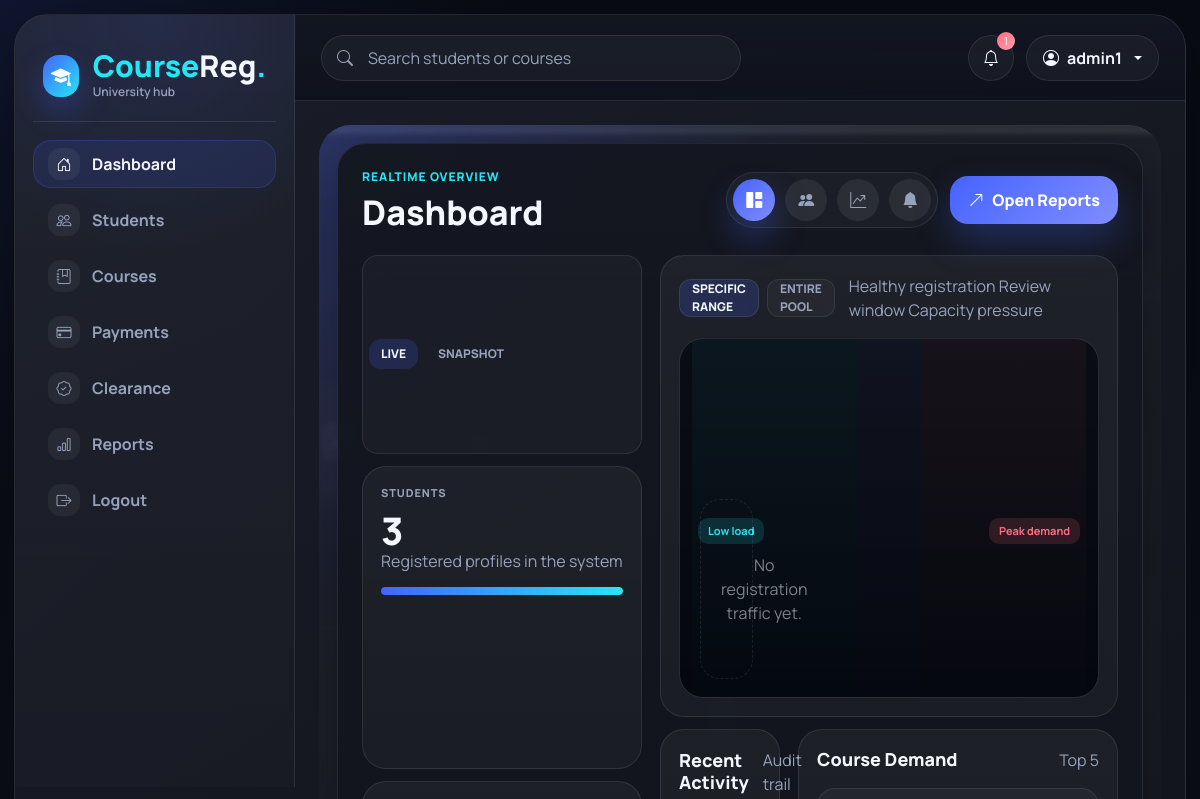
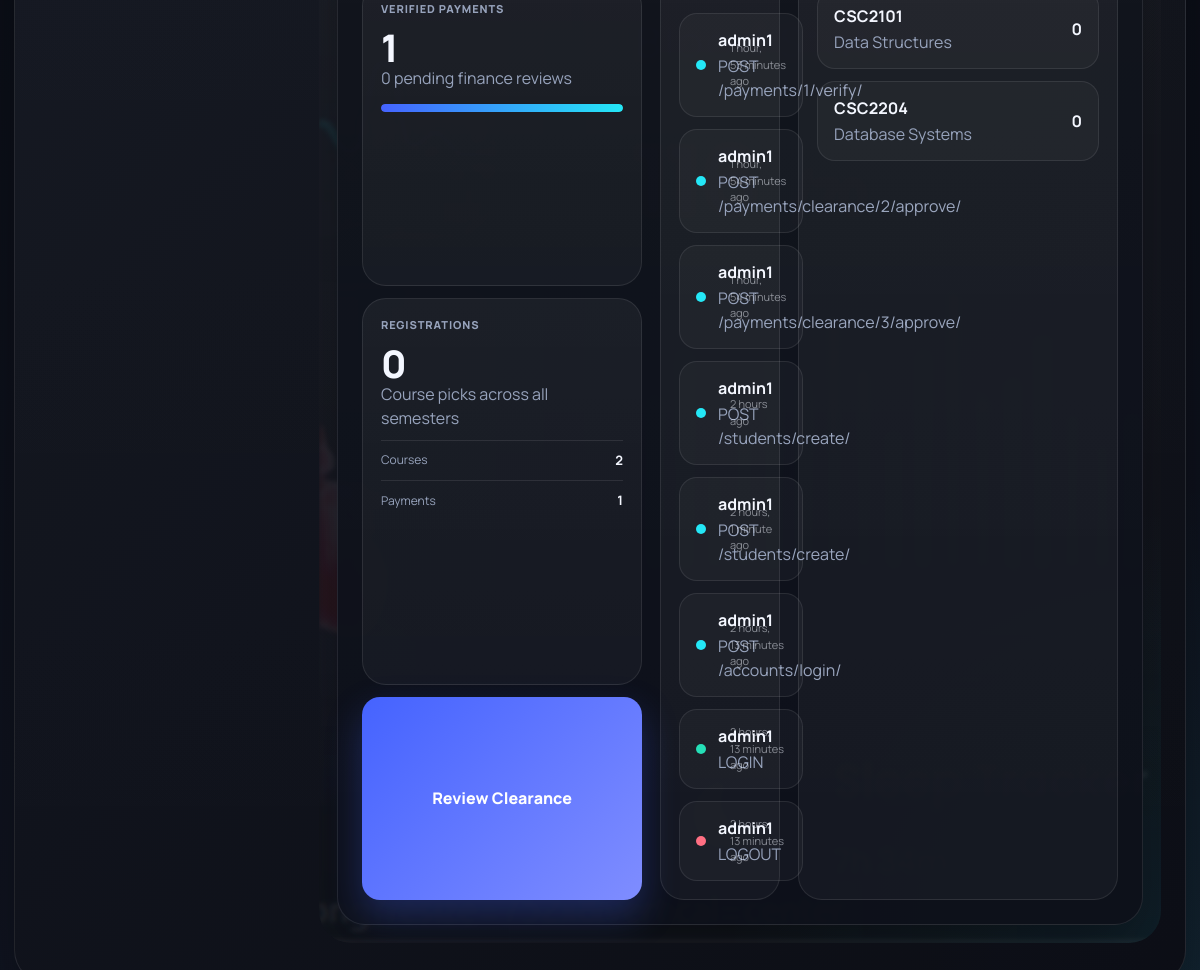
Page /accounts/dashboard/ (signed in) on the committed database (2 pictures, top to bottom).
### apps/accounts/models.py (models this page shows, shortened)
class User(AbstractUser):
    class Roles(models.TextChoices):
        ADMIN = "ADMIN", "Admin"
        STUDENT = "STUDENT", "Student"
    role = models.CharField(max_length=20, choices=Roles.choices, default=Roles.STUDENT)
    created_at = models.DateTimeField(default=timezone.now)
    @property
    def is_admin_role(self):
        return self.role == self.Roles.ADMIN or self.is_staff

class AuditLog(models.Model):
    user = models.ForeignKey(settings.AUTH_USER_MODEL, on_delete=models.SET_NULL, null=True, blank=True)
    action = models.CharField(max_length=255)
    timestamp = models.DateTimeField(auto_now_add=True)
    ip_address = models.GenericIPAddressField(null=True, blank=True)
    class Meta:
        ordering = ["-timestamp"]

### apps/courses/models.py (models this page shows, shortened)
class Course(models.Model):
    code = models.CharField(max_length=20, unique=True)
    title = models.CharField(max_length=200)
    credit_units = models.PositiveSmallIntegerField()
    department = models.CharField(max_length=120)
    prerequisites = models.ManyToManyField("self", blank=True, symmetrical=False)
    semester = models.CharField(max_length=20)
    capacity = models.PositiveIntegerField(default=80)
    day_of_week = models.PositiveSmallIntegerField(choices=[(i, d) for i, d in enumerate(["Mon", "Tue", "Wed", "Thu", "Fri", "Sat", "Sun"], 1)])
    start_time = models.TimeField()
    end_time = models.TimeField()
    class Meta:
        ordering = ["code"]

### apps/accounts/views.py (the view)
# urls.py: path("dashboard/", dashboard, name="dashboard"),
@login_required
def dashboard(request):
    registrations_by_semester = list(
        Registration.objects.values("semester").annotate(total=Count("id")).order_by("semester")[:6]
    )
    course_popularity = list(
        Course.objects.annotate(total=Count("registrations")).order_by("-total", "code")[:5]
    )
    context = {
        "total_students": Student.objects.count(),
        "total_payments": Payment.objects.count(),
        "total_registrations": Registration.objects.count(),
        "total_courses": Course.objects.count(),
        "verified_payments": Payment.objects.filter(status=Payment.Status.VERIFIED).count(),
        "pending_payments": Payment.objects.filter(status=Payment.Status.PENDING).count(),
        "registrations_by_semester": registrations_by_semester,
        "course_popularity": course_popularity,
        "recent_logs": AuditLog.objects.select_related("user")[:8],
    }
    if request.user.role == request.user.Roles.STUDENT:
        context["student"] = getattr(request.user, "student_profile", None)
        context["registrations"] = Registration.objects.filter(student=context["student"]).select_related("course") if context["student"] else []
    return render(request, "dashboard.html", context)

### apps/notifications/context_processors.py (called while the page is built)
def unread_notifications(request):
    if not request.user.is_authenticated or not hasattr(request.user, "student_profile"):
        return {"unread_notifications_count": 0}
    return {
        "unread_notifications_count": request.user.student_profile.notifications.filter(is_read=False).count()
    }

### templates/dashboard.html (shortened to what this page needs)
{% extends "base.html" %}
{% load static %}
{% block body_class %}dashboard-page{% endblock %}
{% block content %}
<section class="dashboard-stage">
  <div class="dashboard-console">
    <div class="dashboard-console__top">
      <div>
        <p class="eyebrow dashboard-eyebrow">Realtime Overview</p>
        <h1>Dashboard</h1>
      </div>
      <div class="dashboard-console__actions">
        <div class="dashboard-orbit">
          <span class="is-active"><i class="bi bi-grid-1x2-fill"></i></span>
          <span><i class="bi bi-people-fill"></i></span>
          <span><i class="bi bi-graph-up-arrow"></i></span>
          <span><i class="bi bi-bell-fill"></i></span>
        </div>
        <a class="btn dashboard-action" href="{% if user.is_admin_role %}{% url 'admin_reports' %}{% else %}{% url 'register_course' %}{% endif %}">
          <i class="bi bi-arrow-up-right"></i>
          {% if user.is_admin_role %}Open Reports{% else %}Register Courses{% endif %}
        </a>
      </div>
    </div>
    {% if user.is_admin_role %}
      <div class="dashboard-grid">
        <aside class="dashboard-rail">
          <div class="dashboard-toggle-group">
            <span class="is-active">Live</span>
            <span>Snapshot</span>
          </div>
          <article class="signal-card">
            <div class="signal-card__label">Students</div>
            <div class="signal-card__value">{{ total_students }}</div>
            <div class="signal-card__meta">Registered profiles in the system</div>
            <div class="signal-slider"><i style="width: 100%"></i></div>
          </article>
          <article class="signal-card">
            <div class="signal-card__label">Verified Payments</div>
            <div class="signal-card__value">{{ verified_payments }}</div>
            <div class="signal-card__meta">{{ pending_payments }} pending finance reviews</div>
            <div class="signal-slider"><i style="width: {% if total_payments %}{% widthratio verified_payments total_payments 100 %}{% else %}0{% endif %}%"></i></div>
          </article>
          <article class="signal-card">
            <div class="signal-card__label">Registrations</div>
            <div class="signal-card__value">{{ total_registrations }}</div>
            <div class="signal-card__meta">Course picks across all semesters</div>
            <div class="signal-pairs">
              <span>Courses</span>
              <strong>{{ total_courses }}</strong>
            </div>
            <div class="signal-pairs">
              <span>Payments</span>
              <strong>{{ total_payments }}</strong>
            </div>
          </article>
          <a class="dashboard-confirm" href="{% url 'clearance_queue' %}">Review Clearance</a>
        </aside>
        <div class="dashboard-main">
          <section class="chart-shell">
            <div class="chart-shell__header">
              <div class="dashboard-toggle-group dashboard-toggle-group--compact">
                <span class="is-active">Specific Range</span>
                <span>Entire Pool</span>
              </div>
              <div class="chart-shell__legend">
                <span> Healthy registration</span>
                <span> Review window</span>
                <span> Capacity pressure</span>
              </div>
            </div>
            <div class="flow-surface">
              <div class="flow-surface__zones">
                <span class="flow-zone flow-zone--green"></span>
                <span class="flow-zone flow-zone--amber"></span>
                <span class="flow-zone flow-zone--red"></span>
              </div>
              <div class="flow-axis flow-axis--left">Low load</div>
              <div class="flow-axis flow-axis--right">Peak demand</div>
              <div class="flow-bars">
                {% for item in registrations_by_semester %}
                  <div class="flow-bar">
                    <div class="flow-bar__value">{{ item.total }}</div>
                    <i style="height:{% if total_registrations %}{% widthratio item.total total_registrations 88 %}{% else %}10{% endif %}%"></i>
                    <small>{{ item.semester }}</small>
                  </div>
                {% empty %}
                  <div class="flow-empty">No registration traffic yet.</div>
                {% endfor %}
              </div>
            </div>
          </section>
          <div class="dashboard-lower">
            <section class="console-panel">
              <div class="console-panel__title">
                <h2>Recent Activity</h2>
                <span>Audit trail</span>
              </div>
              <div class="activity-feed">
                {% for log in recent_logs %}
                  <div class="activity-feed__item">
                    <span class="activity-dot {% if log.action == 'LOGIN' %}success{% elif log.action == 'LOGOUT' %}danger{% else %}info{% endif %}"></span>
                    <div>
                      <strong>{{ log.user|default:"System" }}</strong>
                      <span>{{ log.action }}</span>
                    </div>
                    <time>{{ log.timestamp|timesince }} ago</time>
                  </div>
                {% empty %}
                  <div class="flow-empty">No activity logged yet.</div>
                {% endfor %}
              </div>
            </section>
            <section class="console-panel console-panel--narrow">
              <div class="console-panel__title">
                <h2>Course Demand</h2>
                <span>Top 5</span>
              </div>
              <div class="demand-list">
                {% for course in course_popularity %}
                  <div class="demand-list__item">
                    <div>
                      <strong>{{ course.code }}</strong>
                      <span>{{ course.title }}</span>
                    </div>
                    <b>{{ course.total }}</b>
                  </div>
                {% empty %}
                  <div class="flow-empty">No course demand data yet.</div>
                {% endfor %}
              </div>
            </section>
          </div>
        </div>
      </div>
    {% endif %}
  </div>
</section>
{% endblock %}

### templates/base.html (shortened to what this page needs)
{% load static %}
<!doctype html>
<html lang="en">
<head>
  <link href="https://cdn.jsdelivr.net/npm/bootstrap@5.3.3/dist/css/bootstrap.min.css" rel="stylesheet">
  <link href="https://cdn.jsdelivr.net/npm/bootstrap-icons@1.11.3/font/bootstrap-icons.css" rel="stylesheet">
  <link rel="stylesheet" href="{% static 'css/style.css' %}">
</head>
<body class="{% if user.is_authenticated %}console-page {% endif %}{% block body_class %}{% endblock %}">
  {% if user.is_authenticated %}
    <div class="app-shell">
      <aside class="sidebar offcanvas-lg offcanvas-start" tabindex="-1" id="sidebarMenu">
        <div class="sidebar-brand">
          <i class="bi bi-mortarboard-fill"></i>
          <div class="brand-lockup">
            <span class="brand-word">Course<span>Reg</span>.</span>
            <small>University hub</small>
          </div>
        </div>
        <nav class="sidebar-nav">
          <a class="{% if request.resolver_match.url_name == 'dashboard' %}active{% endif %}" href="{% url 'dashboard' %}">
            <i class="bi bi-house-door"></i><span>Dashboard</span>
          </a>
          {% if user.is_admin_role %}
            <a class="{% if request.resolver_match.url_name == 'student_list' %}active{% endif %}" href="{% url 'student_list' %}">
              <i class="bi bi-people"></i><span>Students</span>
            </a>
            <a class="{% if request.resolver_match.url_name == 'course_list' %}active{% endif %}" href="{% url 'course_list' %}">
              <i class="bi bi-journal-bookmark"></i><span>Courses</span>
            </a>
            <a class="{% if request.resolver_match.url_name == 'payment_queue' %}active{% endif %}" href="{% url 'payment_queue' %}">
              <i class="bi bi-credit-card"></i><span>Payments</span>
            </a>
            <a class="{% if request.resolver_match.url_name == 'clearance_queue' %}active{% endif %}" href="{% url 'clearance_queue' %}">
              <i class="bi bi-patch-check"></i><span>Clearance</span>
            </a>
            <a class="{% if request.resolver_match.url_name == 'admin_reports' %}active{% endif %}" href="{% url 'admin_reports' %}">
              <i class="bi bi-bar-chart"></i><span>Reports</span>
            </a>
          {% endif %}
          <a href="{% url 'logout' %}"><i class="bi bi-box-arrow-right"></i><span>Logout</span></a>
        </nav>
      </aside>
      <div class="main-panel">
        <header class="topnav">
          <form class="top-search" method="get" action="{% if user.is_admin_role %}{% url 'student_list' %}{% else %}{% url 'register_course' %}{% endif %}">
            <i class="bi bi-search"></i>
            <input name="q" type="search" placeholder="Search students or courses">
          </form>
          <div class="top-actions">
            <a class="notification-link" href="{% if user.is_admin_role %}{% url 'payment_queue' %}{% else %}{% url 'notification_list' %}{% endif %}">
              <i class="bi bi-bell"></i>
              {% if unread_notifications_count %}<span>{{ unread_notifications_count }}</span>{% endif %}
            </a>
            <div class="dropdown">
              <button class="btn profile-chip dropdown-toggle" data-bs-toggle="dropdown">
                <i class="bi bi-person-circle"></i>{{ user.username }}
              </button>
            </div>
          </div>
        </header>
        <main class="content-area">
  {% else %}
    <main class="container">
  {% endif %}
      {% block content %}{% endblock %}
    </main>
  {% if user.is_authenticated %}
      </div>
    </div>
  {% endif %}
</body>
</html>

### rows in the picture
User: username "admin1"
AuditLog: user "admin1", action "POST /payments/1/verify/", timestamp "1 hour, 53 minutes"
AuditLog: user "admin1", action "POST /payments/clearance/2/approve/", timestamp "1 hour, 54 minutes"
AuditLog: user "admin1", action "POST /payments/clearance/3/approve/", timestamp "1 hour, 54 minutes"
AuditLog: user "admin1", action "POST /students/create/", timestamp "2 hours"
AuditLog: user "admin1", action "POST /students/create/", timestamp "2 hours, 1 minute"
AuditLog: user "admin1", action "POST /accounts/login/", timestamp "2 hours, 13 minutes"
AuditLog: user "admin1", action "LOGIN", timestamp "2 hours, 13 minutes"
AuditLog: user "admin1", action "LOGOUT", timestamp "2 hours, 13 minutes"
Course: code "CSC2101", title "Data Structures", total "0"
Course: code "CSC2204", title "Database Systems", total "0"

### other values in the picture
{{ unread_notifications_count }} "1"
{{ total_students }} "3"
{{ verified_payments }} "1"
{{ pending_payments }} "0"
{{ total_registrations }} "0"
{{ total_courses }} "2"
{{ total_payments }} "1"
